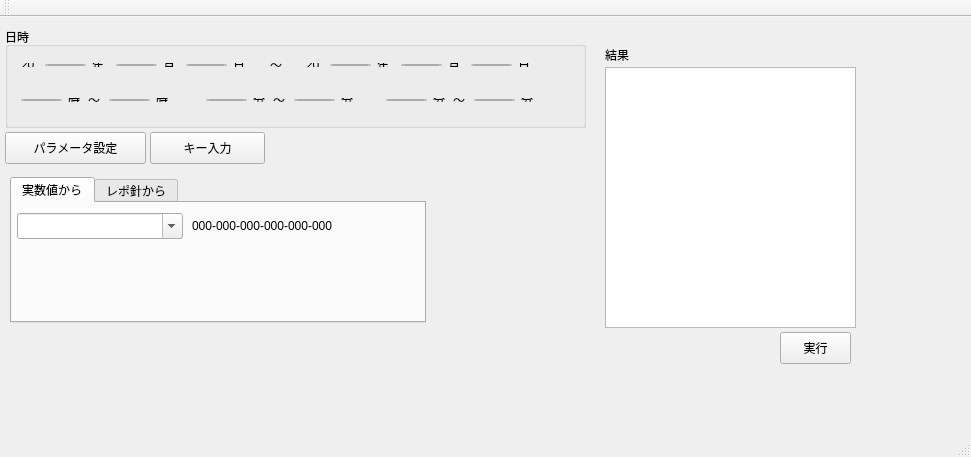
<?xml version="1.0" encoding="UTF-8"?>
<ui version="4.0">
 <class>MainWindow</class>
 <widget class="QMainWindow" name="MainWindow">
  <property name="geometry">
   <rect>
    <x>0</x>
    <y>0</y>
    <width>971</width>
    <height>457</height>
   </rect>
  </property>
  <property name="windowTitle">
   <string>MainWindow</string>
  </property>
  <widget class="QWidget" name="centralWidget">
   <widget class="QTabWidget" name="tabWidget">
    <property name="geometry">
     <rect>
      <x>10</x>
      <y>160</y>
      <width>416</width>
      <height>146</height>
     </rect>
    </property>
    <property name="currentIndex">
     <number>0</number>
    </property>
    <widget class="QWidget" name="tab">
     <attribute name="title">
      <string>実数値から</string>
     </attribute>
     <widget class="QComboBox" name="CB_PokemonName">
      <property name="geometry">
       <rect>
        <x>5</x>
        <y>10</y>
        <width>166</width>
        <height>26</height>
       </rect>
      </property>
      <property name="editable">
       <bool>true</bool>
      </property>
      <property name="insertPolicy">
       <enum>QComboBox::NoInsert</enum>
      </property>
     </widget>
     <widget class="QLabel" name="Label_BaseStats">
      <property name="geometry">
       <rect>
        <x>180</x>
        <y>15</y>
        <width>216</width>
        <height>16</height>
       </rect>
      </property>
      <property name="text">
       <string>000-000-000-000-000-000</string>
      </property>
     </widget>
    </widget>
    <widget class="QWidget" name="tab_2">
     <attribute name="title">
      <string>レポ針から</string>
     </attribute>
    </widget>
   </widget>
   <widget class="QPushButton" name="BTN_KeyInput">
    <property name="geometry">
     <rect>
      <x>150</x>
      <y>115</y>
      <width>115</width>
      <height>32</height>
     </rect>
    </property>
    <property name="text">
     <string>キー入力</string>
    </property>
   </widget>
   <widget class="QPushButton" name="BTN_ParameterSetting">
    <property name="geometry">
     <rect>
      <x>5</x>
      <y>115</y>
      <width>141</width>
      <height>32</height>
     </rect>
    </property>
    <property name="text">
     <string>パラメータ設定</string>
    </property>
   </widget>
   <widget class="QGroupBox" name="GB_DateTime">
    <property name="geometry">
     <rect>
      <x>5</x>
      <y>10</y>
      <width>581</width>
      <height>101</height>
     </rect>
    </property>
    <property name="title">
     <string>日時</string>
    </property>
    <widget class="QWidget" name="layoutWidget_3">
     <property name="geometry">
      <rect>
       <x>290</x>
       <y>25</y>
       <width>252</width>
       <height>26</height>
      </rect>
     </property>
     <layout class="QGridLayout" name="GL_LastDateTime">
      <item row="0" column="6">
       <widget class="QLabel" name="Label_LastDay">
        <property name="text">
         <string>日</string>
        </property>
       </widget>
      </item>
      <item row="0" column="5">
       <widget class="QSpinBox" name="SB_LastDay">
        <property name="minimum">
         <number>1</number>
        </property>
        <property name="maximum">
         <number>31</number>
        </property>
       </widget>
      </item>
      <item row="0" column="4">
       <widget class="QLabel" name="Label_LastMonth">
        <property name="text">
         <string>月</string>
        </property>
       </widget>
      </item>
      <item row="0" column="3">
       <widget class="QSpinBox" name="SB_LastMonth">
        <property name="minimum">
         <number>1</number>
        </property>
        <property name="maximum">
         <number>12</number>
        </property>
       </widget>
      </item>
      <item row="0" column="2">
       <widget class="QLabel" name="Label_LastYear">
        <property name="text">
         <string>年</string>
        </property>
       </widget>
      </item>
      <item row="0" column="1">
       <widget class="QSpinBox" name="SB_LastYear"/>
      </item>
      <item row="0" column="0">
       <widget class="QLabel" name="Label_Last20">
        <property name="text">
         <string>20</string>
        </property>
       </widget>
      </item>
     </layout>
    </widget>
    <widget class="QWidget" name="layoutWidget_4">
     <property name="geometry">
      <rect>
       <x>5</x>
       <y>25</y>
       <width>252</width>
       <height>26</height>
      </rect>
     </property>
     <layout class="QGridLayout" name="GL_FirstDateTime">
      <item row="0" column="0">
       <widget class="QLabel" name="Label_First20">
        <property name="text">
         <string>20</string>
        </property>
       </widget>
      </item>
      <item row="0" column="1">
       <widget class="QSpinBox" name="SB_FirstYear"/>
      </item>
      <item row="0" column="2">
       <widget class="QLabel" name="Label_FirstYear">
        <property name="text">
         <string>年</string>
        </property>
       </widget>
      </item>
      <item row="0" column="3">
       <widget class="QSpinBox" name="SB_FirstMonth">
        <property name="minimum">
         <number>1</number>
        </property>
        <property name="maximum">
         <number>12</number>
        </property>
       </widget>
      </item>
      <item row="0" column="4">
       <widget class="QLabel" name="Label_FirstMonth">
        <property name="text">
         <string>月</string>
        </property>
       </widget>
      </item>
      <item row="0" column="5">
       <widget class="QSpinBox" name="SB_FirstDay">
        <property name="minimum">
         <number>1</number>
        </property>
        <property name="maximum">
         <number>31</number>
        </property>
       </widget>
      </item>
      <item row="0" column="6">
       <widget class="QLabel" name="Label_FirstDay">
        <property name="text">
         <string>日</string>
        </property>
       </widget>
      </item>
     </layout>
    </widget>
    <widget class="QLabel" name="Label_DateTimeRange">
     <property name="geometry">
      <rect>
       <x>265</x>
       <y>30</y>
       <width>21</width>
       <height>16</height>
      </rect>
     </property>
     <property name="text">
      <string>〜</string>
     </property>
    </widget>
    <widget class="QWidget" name="layoutWidget_5">
     <property name="geometry">
      <rect>
       <x>190</x>
       <y>60</y>
       <width>171</width>
       <height>26</height>
      </rect>
     </property>
     <layout class="QGridLayout" name="GL_Minute">
      <item row="0" column="0">
       <widget class="QSpinBox" name="SB_FirstMinute">
        <property name="maximum">
         <number>59</number>
        </property>
       </widget>
      </item>
      <item row="0" column="1">
       <widget class="QLabel" name="Label_FirstMinute">
        <property name="text">
         <string>分</string>
        </property>
       </widget>
      </item>
      <item row="0" column="2">
       <widget class="QLabel" name="Label_MinuteRange">
        <property name="text">
         <string>〜</string>
        </property>
       </widget>
      </item>
      <item row="0" column="3">
       <widget class="QSpinBox" name="SB_LastMinute">
        <property name="maximum">
         <number>59</number>
        </property>
       </widget>
      </item>
      <item row="0" column="4">
       <widget class="QLabel" name="Label_LastMinute">
        <property name="text">
         <string>分</string>
        </property>
       </widget>
      </item>
     </layout>
    </widget>
    <widget class="QWidget" name="layoutWidget_6">
     <property name="geometry">
      <rect>
       <x>370</x>
       <y>60</y>
       <width>171</width>
       <height>26</height>
      </rect>
     </property>
     <layout class="QGridLayout" name="GL_Second">
      <item row="0" column="0">
       <widget class="QSpinBox" name="SB_FirstSecond">
        <property name="maximum">
         <number>59</number>
        </property>
       </widget>
      </item>
      <item row="0" column="1">
       <widget class="QLabel" name="Label_FirstSecond">
        <property name="text">
         <string>分</string>
        </property>
       </widget>
      </item>
      <item row="0" column="2">
       <widget class="QLabel" name="Label_SecondRange">
        <property name="text">
         <string>〜</string>
        </property>
       </widget>
      </item>
      <item row="0" column="3">
       <widget class="QSpinBox" name="SB_LastSecond">
        <property name="maximum">
         <number>59</number>
        </property>
       </widget>
      </item>
      <item row="0" column="4">
       <widget class="QLabel" name="Label_LastSecond">
        <property name="text">
         <string>分</string>
        </property>
       </widget>
      </item>
     </layout>
    </widget>
    <widget class="QWidget" name="layoutWidget_7">
     <property name="geometry">
      <rect>
       <x>5</x>
       <y>60</y>
       <width>171</width>
       <height>26</height>
      </rect>
     </property>
     <layout class="QGridLayout" name="GL_Hour">
      <item row="0" column="0">
       <widget class="QSpinBox" name="SB_FirstHour">
        <property name="maximum">
         <number>23</number>
        </property>
       </widget>
      </item>
      <item row="0" column="1">
       <widget class="QLabel" name="Label_FirstHour">
        <property name="text">
         <string>時</string>
        </property>
       </widget>
      </item>
      <item row="0" column="2">
       <widget class="QLabel" name="Label_HourRange">
        <property name="text">
         <string>〜</string>
        </property>
       </widget>
      </item>
      <item row="0" column="3">
       <widget class="QSpinBox" name="SB_LastHour">
        <property name="maximum">
         <number>23</number>
        </property>
       </widget>
      </item>
      <item row="0" column="4">
       <widget class="QLabel" name="Label_LastHour">
        <property name="text">
         <string>時</string>
        </property>
       </widget>
      </item>
     </layout>
    </widget>
   </widget>
   <widget class="QTextEdit" name="TE_Result">
    <property name="geometry">
     <rect>
      <x>605</x>
      <y>50</y>
      <width>251</width>
      <height>261</height>
     </rect>
    </property>
   </widget>
   <widget class="QPushButton" name="BTN_EXEC">
    <property name="geometry">
     <rect>
      <x>780</x>
      <y>315</y>
      <width>71</width>
      <height>32</height>
     </rect>
    </property>
    <property name="text">
     <string>実行</string>
    </property>
   </widget>
   <widget class="QLabel" name="Label_Result">
    <property name="geometry">
     <rect>
      <x>605</x>
      <y>30</y>
      <width>59</width>
      <height>16</height>
     </rect>
    </property>
    <property name="text">
     <string>結果</string>
    </property>
   </widget>
  </widget>
  <widget class="QToolBar" name="mainToolBar">
   <attribute name="toolBarArea">
    <enum>TopToolBarArea</enum>
   </attribute>
   <attribute name="toolBarBreak">
    <bool>false</bool>
   </attribute>
  </widget>
  <widget class="QStatusBar" name="statusBar"/>
 </widget>
 <layoutdefault spacing="6" margin="11"/>
 <resources/>
 <connections/>
</ui>
